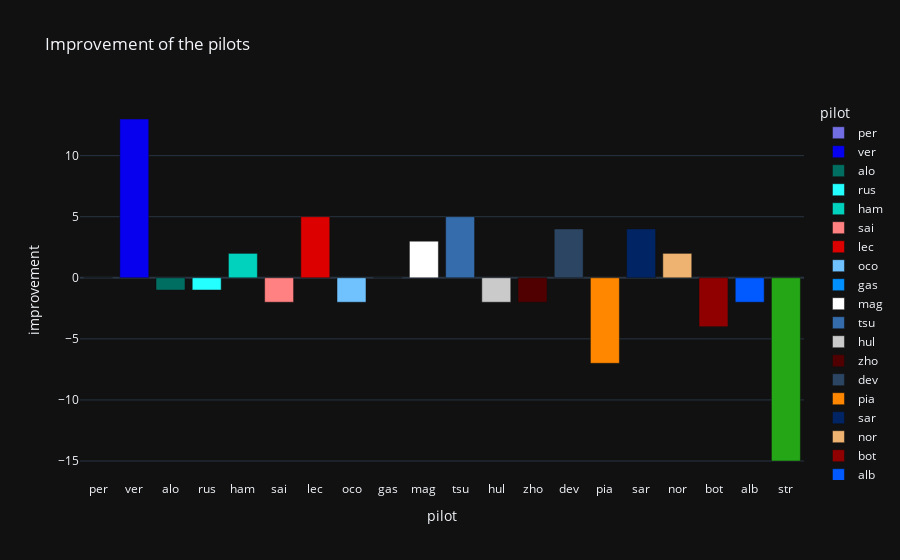

Write notebook code for a chart like this one.
### Code cell
# px.scatter(last_gp, x="pilot", y="improvement", title="Improvement of the pilots", marginal_y="histogram", template="plotly_dark")
px.bar(last_gp, x="pilot", y="improvement", title="Improvement of the pilots", color="pilot", color_discrete_map=colors["pilot"], template="plotly_dark")
# invert the y axis

### Figure 1 — Plotly figure (JSON) as saved in the notebook; plotly's stock layout.template omitted (floating-point values rounded to 4 significant figures)
{"data": [{"alignmentgroup": "True", "hovertemplate": "pilot=%{x}<br>improvement=%{y}<extra></extra>", "legendgroup": "per", "marker": {"color": "#716de2", "pattern": {"shape": ""}}, "name": "per", "offsetgroup": "per", "orientation": "v", "showlegend": true, "textposition": "auto", "type": "bar", "x": ["per"], "xaxis": "x", "y": [0], "yaxis": "y"}, {"alignmentgroup": "True", "hovertemplate": "pilot=%{x}<br>improvement=%{y}<extra></extra>", "legendgroup": "ver", "marker": {"color": "#0600ef", "pattern": {"shape": ""}}, "name": "ver", "offsetgroup": "ver", "orientation": "v", "showlegend": true, "textposition": "auto", "type": "bar", "x": ["ver"], "xaxis": "x", "y": [13], "yaxis": "y"}, {"alignmentgroup": "True", "hovertemplate": "pilot=%{x}<br>improvement=%{y}<extra></extra>", "legendgroup": "alo", "marker": {"color": "#006f62", "pattern": {"shape": ""}}, "name": "alo", "offsetgroup": "alo", "orientation": "v", "showlegend": true, "textposition": "auto", "type": "bar", "x": ["alo"], "xaxis": "x", "y": [-1], "yaxis": "y"}, {"alignmentgroup": "True", "hovertemplate": "pilot=%{x}<br>improvement=%{y}<extra></extra>", "legendgroup": "rus", "marker": {"color": "#24ffff", "pattern": {"shape": ""}}, "name": "rus", "offsetgroup": "rus", "orientation": "v", "showlegend": true, "textposition": "auto", "type": "bar", "x": ["rus"], "xaxis": "x", "y": [-1], "yaxis": "y"}, {"alignmentgroup": "True", "hovertemplate": "pilot=%{x}<br>improvement=%{y}<extra></extra>", "legendgroup": "ham", "marker": {"color": "#00d2be", "pattern": {"shape": ""}}, "name": "ham", "offsetgroup": "ham", "orientation": "v", "showlegend": true, "textposition": "auto", "type": "bar", "x": ["ham"], "xaxis": "x", "y": [2], "yaxis": "y"}, {"alignmentgroup": "True", "hovertemplate": "pilot=%{x}<br>improvement=%{y}<extra></extra>", "legendgroup": "sai", "marker": {"color": "#ff8181", "pattern": {"shape": ""}}, "name": "sai", "offsetgroup": "sai", "orientation": "v", "showlegend": true, "textposition": "auto", "type": "bar", "x": ["sai"], "xaxis": "x", "y": [-2], "yaxis": "y"}, {"alignmentgroup": "True", "hovertemplate": "pilot=%{x}<br>improvement=%{y}<extra></extra>", "legendgroup": "lec", "marker": {"color": "#dc0000", "pattern": {"shape": ""}}, "name": "lec", "offsetgroup": "lec", "orientation": "v", "showlegend": true, "textposition": "auto", "type": "bar", "x": ["lec"], "xaxis": "x", "y": [5], "yaxis": "y"}, {"alignmentgroup": "True", "hovertemplate": "pilot=%{x}<br>improvement=%{y}<extra></extra>", "legendgroup": "oco", "marker": {"color": "#70c2ff", "pattern": {"shape": ""}}, "name": "oco", "offsetgroup": "oco", "orientation": "v", "showlegend": true, "textposition": "auto", "type": "bar", "x": ["oco"], "xaxis": "x", "y": [-2], "yaxis": "y"}, {"alignmentgroup": "True", "hovertemplate": "pilot=%{x}<br>improvement=%{y}<extra></extra>", "legendgroup": "gas", "marker": {"color": "#0090ff", "pattern": {"shape": ""}}, "name": "gas", "offsetgroup": "gas", "orientation": "v", "showlegend": true, "textposition": "auto", "type": "bar", "x": ["gas"], "xaxis": "x", "y": [0], "yaxis": "y"}, {"alignmentgroup": "True", "hovertemplate": "pilot=%{x}<br>improvement=%{y}<extra></extra>", "legendgroup": "mag", "marker": {"color": "#ffffff", "pattern": {"shape": ""}}, "name": "mag", "offsetgroup": "mag", "orientation": "v", "showlegend": true, "textposition": "auto", "type": "bar", "x": ["mag"], "xaxis": "x", "y": [3], "yaxis": "y"}, {"alignmentgroup": "True", "hovertemplate": "pilot=%{x}<br>improvement=%{y}<extra></extra>", "legendgroup": "tsu", "marker": {"color": "#356cac", "pattern": {"shape": ""}}, "name": "tsu", "offsetgroup": "tsu", "orientation": "v", "showlegend": true, "textposition": "auto", "type": "bar", "x": ["tsu"], "xaxis": "x", "y": [5], "yaxis": "y"}, {"alignmentgroup": "True", "hovertemplate": "pilot=%{x}<br>improvement=%{y}<extra></extra>", "legendgroup": "hul", "marker": {"color": "#cacaca", "pattern": {"shape": ""}}, "name": "hul", "offsetgroup": "hul", "orientation": "v", "showlegend": true, "textposition": "auto", "type": "bar", "x": ["hul"], "xaxis": "x", "y": [-2], "yaxis": "y"}, {"alignmentgroup": "True", "hovertemplate": "pilot=%{x}<br>improvement=%{y}<extra></extra>", "legendgroup": "zho", "marker": {"color": "#500000", "pattern": {"shape": ""}}, "name": "zho", "offsetgroup": "zho", "orientation": "v", "showlegend": true, "textposition": "auto", "type": "bar", "x": ["zho"], "xaxis": "x", "y": [-2], "yaxis": "y"}, {"alignmentgroup": "True", "hovertemplate": "pilot=%{x}<br>improvement=%{y}<extra></extra>", "legendgroup": "dev", "marker": {"color": "#2b4562", "pattern": {"shape": ""}}, "name": "dev", "offsetgroup": "dev", "orientation": "v", "showlegend": true, "textposition": "auto", "type": "bar", "x": ["dev"], "xaxis": "x", "y": [4], "yaxis": "y"}, {"alignmentgroup": "True", "hovertemplate": "pilot=%{x}<br>improvement=%{y}<extra></extra>", "legendgroup": "pia", "marker": {"color": "#ff8700", "pattern": {"shape": ""}}, "name": "pia", "offsetgroup": "pia", "orientation": "v", "showlegend": true, "textposition": "auto", "type": "bar", "x": ["pia"], "xaxis": "x", "y": [-7], "yaxis": "y"}, {"alignmentgroup": "True", "hovertemplate": "pilot=%{x}<br>improvement=%{y}<extra></extra>", "legendgroup": "sar", "marker": {"color": "#012564", "pattern": {"shape": ""}}, "name": "sar", "offsetgroup": "sar", "orientation": "v", "showlegend": true, "textposition": "auto", "type": "bar", "x": ["sar"], "xaxis": "x", "y": [4], "yaxis": "y"}, {"alignmentgroup": "True", "hovertemplate": "pilot=%{x}<br>improvement=%{y}<extra></extra>", "legendgroup": "nor", "marker": {"color": "#eeb370", "pattern": {"shape": ""}}, "name": "nor", "offsetgroup": "nor", "orientation": "v", "showlegend": true, "textposition": "auto", "type": "bar", "x": ["nor"], "xaxis": "x", "y": [2], "yaxis": "y"}, {"alignmentgroup": "True", "hovertemplate": "pilot=%{x}<br>improvement=%{y}<extra></extra>", "legendgroup": "bot", "marker": {"color": "#900000", "pattern": {"shape": ""}}, "name": "bot", "offsetgroup": "bot", "orientation": "v", "showlegend": true, "textposition": "auto", "type": "bar", "x": ["bot"], "xaxis": "x", "y": [-4], "yaxis": "y"}, {"alignmentgroup": "True", "hovertemplate": "pilot=%{x}<br>improvement=%{y}<extra></extra>", "legendgroup": "alb", "marker": {"color": "#005aff", "pattern": {"shape": ""}}, "name": "alb", "offsetgroup": "alb", "orientation": "v", "showlegend": true, "textposition": "auto", "type": "bar", "x": ["alb"], "xaxis": "x", "y": [-2], "yaxis": "y"}, {"alignmentgroup": "True", "hovertemplate": "pilot=%{x}<br>improvement=%{y}<extra></extra>", "legendgroup": "str", "marker": {"color": "#25a617", "pattern": {"shape": ""}}, "name": "str", "offsetgroup": "str", "orientation": "v", "showlegend": true, "textposition": "auto", "type": "bar", "x": ["str"], "xaxis": "x", "y": [-15], "yaxis": "y"}], "layout": {"barmode": "relative", "legend": {"title": {"text": "pilot"}, "tracegroupgap": 0}, "title": {"text": "Improvement of the pilots"}, "xaxis": {"anchor": "y", "categoryarray": ["per", "ver", "alo", "rus", "ham", "sai", "lec", "oco", "gas", "mag", "tsu", "hul", "zho", "dev", "pia", "sar", "nor", "bot", "alb", "str"], "categoryorder": "array", "domain": [0, 1], "title": {"text": "pilot"}}, "yaxis": {"anchor": "x", "domain": [0, 1], "title": {"text": "improvement"}}}}
